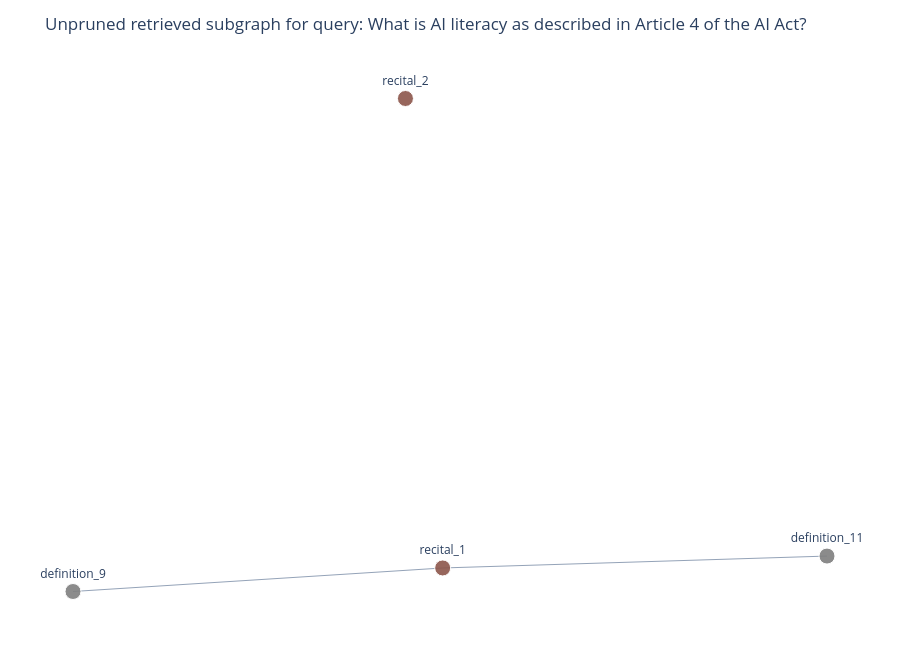

Notebook cell for this chart:
### Markdown cell above
## Figures

### Code cell
llama1b_retrieval["figure"]

### Figure 1 — Plotly figure (JSON) as saved in the notebook; plotly's stock layout.template omitted (floating-point values rounded to 4 significant figures)
{"data": [{"hoverinfo": "none", "line": {"color": "#94a3b8", "width": 1}, "mode": "lines", "type": "scatter", "x": [0.002887, -0.186, null, 0.002887, 0.1993, null], "y": [-0.3224, -0.3887, null, -0.3224, -0.2889, null]}, {"hoverinfo": "text", "hovertext": ["node_id=recital_1<br>type=recital<br>degree=2<br>similarity=nan<br>prize=0.00", "node_id=recital_2<br>type=recital<br>degree=0<br>similarity=nan<br>prize=0.00", "node_id=definition_11<br>type=definition<br>degree=1<br>similarity=nan<br>prize=0.00", "node_id=definition_9<br>type=definition<br>degree=1<br>similarity=nan<br>prize=0.00"], "marker": {"color": ["#8c564b", "#8c564b", "#7f7f7f", "#7f7f7f"], "line": {"color": "#ffffff", "width": 1}, "opacity": 0.9, "size": [16, 16, 16, 16]}, "mode": "markers+text", "text": ["recital_1", "recital_2", "definition_11", "definition_9"], "textposition": "top center", "type": "scatter", "x": [0.002887, -0.01614, 0.1993, -0.186], "y": [-0.3224, 1, -0.2889, -0.3887]}], "layout": {"height": 650, "margin": {"b": 20, "l": 20, "r": 20, "t": 60}, "showlegend": false, "title": {"text": "Unpruned retrieved subgraph for query: What is AI literacy as described in Article 4 of the AI Act?"}, "xaxis": {"showgrid": false, "showticklabels": false, "zeroline": false}, "yaxis": {"showgrid": false, "showticklabels": false, "zeroline": false}}}
